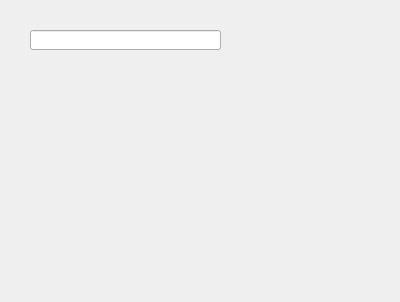
<?xml version="1.0" encoding="UTF-8"?>
<ui version="4.0">
 <class>find</class>
 <widget class="QDialog" name="find">
  <property name="geometry">
   <rect>
    <x>0</x>
    <y>0</y>
    <width>400</width>
    <height>302</height>
   </rect>
  </property>
  <property name="windowTitle">
   <string>Dialog</string>
  </property>
  <widget class="QLineEdit" name="lineEdit">
   <property name="geometry">
    <rect>
     <x>30</x>
     <y>30</y>
     <width>191</width>
     <height>20</height>
    </rect>
   </property>
  </widget>
 </widget>
 <resources/>
 <connections/>
</ui>
